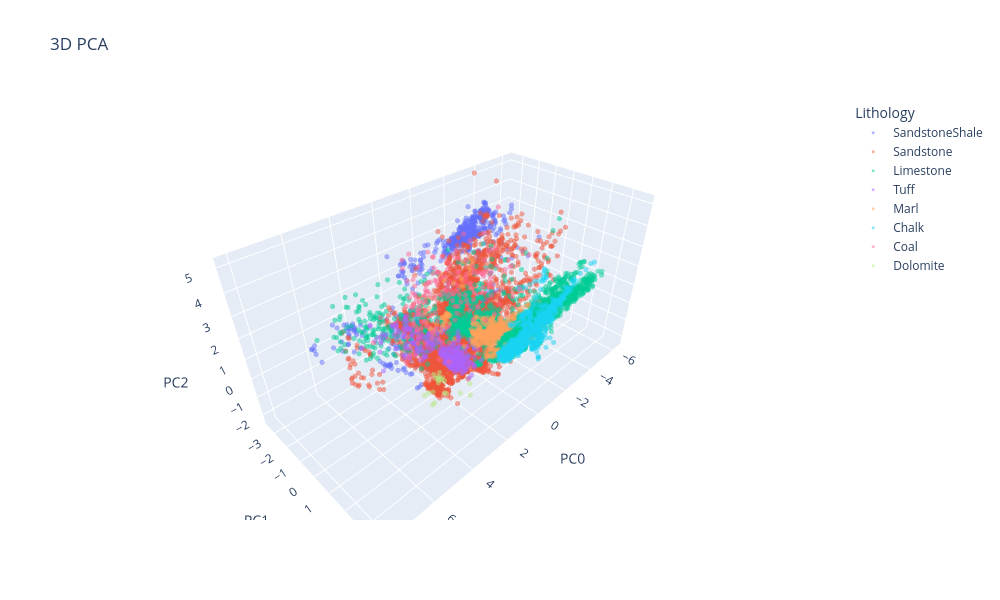

Here is the notebook cell this chart was saved with:
### Markdown cell above
#### 4.2 PCA with 3 components

### Code cell
import plotly.express as px
from sklearn.decomposition import PCA

PCA_3components = PCA(n_components=3)

# Project the original data into the PCA space
Result = PCA_3components.fit_transform(DF_scaled)

# Create a DataFrame with the PCA results
pca_df = pd.DataFrame(Result, columns=['PC0', 'PC1', 'PC2'])

# Print the explained variance ratio
print("The explained variance ratio:", PCA_3components.explained_variance_ratio_)
# Print the explained variance
print("The eigenvalues:", PCA_3components.explained_variance_)

# Plot the PCA results in 3D
fig = px.scatter_3d(
    x=Result[:, 0],
    y=Result[:, 1],
    z=Result[:, 2],
    color=DFLabel.astype(str),
    labels={'x': 'PC0', 'y': 'PC1', 'z': 'PC2', 'color': 'Lithology'},
    title='3D PCA',
    width=1000,
    height=600
)
fig.update_traces(marker=dict(size=3, opacity=0.5))

fig.show()

### Figure 1 — Plotly figure (JSON) as saved in the notebook; plotly's stock layout.template omitted (floating-point values rounded to 4 significant figures; data arrays with more than 128 entries replaced by an {"elided": "..."} marker saying what was removed)
{"data": [{"hovertemplate": "Lithology=SandstoneShale<br>PC0=%{x}<br>PC1=%{y}<br>PC2=%{z}<extra></extra>", "legendgroup": "SandstoneShale", "marker": {"color": "#636efa", "opacity": 0.5, "size": 3, "symbol": "circle"}, "mode": "markers", "name": "SandstoneShale", "scene": "scene", "showlegend": true, "type": "scatter3d", "x": {"elided": "2008 float values"}, "y": {"elided": "2008 float values"}, "z": {"elided": "2008 float values"}}, {"hovertemplate": "Lithology=Sandstone<br>PC0=%{x}<br>PC1=%{y}<br>PC2=%{z}<extra></extra>", "legendgroup": "Sandstone", "marker": {"color": "#EF553B", "opacity": 0.5, "size": 3, "symbol": "circle"}, "mode": "markers", "name": "Sandstone", "scene": "scene", "showlegend": true, "type": "scatter3d", "x": {"elided": "4873 float values"}, "y": {"elided": "4873 float values"}, "z": {"elided": "4873 float values"}}, {"hovertemplate": "Lithology=Limestone<br>PC0=%{x}<br>PC1=%{y}<br>PC2=%{z}<extra></extra>", "legendgroup": "Limestone", "marker": {"color": "#00cc96", "opacity": 0.5, "size": 3, "symbol": "circle"}, "mode": "markers", "name": "Limestone", "scene": "scene", "showlegend": true, "type": "scatter3d", "x": {"elided": "2333 float values"}, "y": {"elided": "2333 float values"}, "z": {"elided": "2333 float values"}}, {"hovertemplate": "Lithology=Tuff<br>PC0=%{x}<br>PC1=%{y}<br>PC2=%{z}<extra></extra>", "legendgroup": "Tuff", "marker": {"color": "#ab63fa", "opacity": 0.5, "size": 3, "symbol": "circle"}, "mode": "markers", "name": "Tuff", "scene": "scene", "showlegend": true, "type": "scatter3d", "x": {"elided": "360 float values"}, "y": {"elided": "360 float values"}, "z": {"elided": "360 float values"}}, {"hovertemplate": "Lithology=Marl<br>PC0=%{x}<br>PC1=%{y}<br>PC2=%{z}<extra></extra>", "legendgroup": "Marl", "marker": {"color": "#FFA15A", "opacity": 0.5, "size": 3, "symbol": "circle"}, "mode": "markers", "name": "Marl", "scene": "scene", "showlegend": true, "type": "scatter3d", "x": {"elided": "397 float values"}, "y": {"elided": "397 float values"}, "z": {"elided": "397 float values"}}, {"hovertemplate": "Lithology=Chalk<br>PC0=%{x}<br>PC1=%{y}<br>PC2=%{z}<extra></extra>", "legendgroup": "Chalk", "marker": {"color": "#19d3f3", "opacity": 0.5, "size": 3, "symbol": "circle"}, "mode": "markers", "name": "Chalk", "scene": "scene", "showlegend": true, "type": "scatter3d", "x": {"elided": "811 float values"}, "y": {"elided": "811 float values"}, "z": {"elided": "811 float values"}}, {"hovertemplate": "Lithology=Coal<br>PC0=%{x}<br>PC1=%{y}<br>PC2=%{z}<extra></extra>", "legendgroup": "Coal", "marker": {"color": "#FF6692", "opacity": 0.5, "size": 3, "symbol": "circle"}, "mode": "markers", "name": "Coal", "scene": "scene", "showlegend": true, "type": "scatter3d", "x": {"elided": "171 float values"}, "y": {"elided": "171 float values"}, "z": {"elided": "171 float values"}}, {"hovertemplate": "Lithology=Dolomite<br>PC0=%{x}<br>PC1=%{y}<br>PC2=%{z}<extra></extra>", "legendgroup": "Dolomite", "marker": {"color": "#B6E880", "opacity": 0.5, "size": 3, "symbol": "circle"}, "mode": "markers", "name": "Dolomite", "scene": "scene", "showlegend": true, "type": "scatter3d", "x": [3.429, 3.888, 4.634, 5.418, 4.174, 4.071, 4.237, 4.572, 4.743, 4.889, 4.103, 3.946, 3.906, 3.875, 3.771, 3.751, 5.029, 4.783, 4.856, 5.045, 4.448, 3.702], "y": [3.226, 3.171, 3.158, 3.048, 2.361, 2.357, 2.414, 2.489, 2.753, 2.813, 2.045, 2.043, 2.056, 2.081, 2.133, 2.216, 2.78, 2.931, 3.179, 3.474, 3.052, 3.456], "z": [0.5039, 0.8906, 1.391, 1.749, 1.136, 1.147, 1.101, 0.9344, 0.7045, 0.764, 1.179, 0.9031, 0.8926, 0.9492, 0.8527, 0.7436, 1.413, 1.999, 2.484, 2.467, 1.176, 1.404]}], "layout": {"height": 600, "legend": {"title": {"text": "Lithology"}, "tracegroupgap": 0}, "scene": {"domain": {"x": [0, 1], "y": [0, 1]}, "xaxis": {"title": {"text": "PC0"}}, "yaxis": {"title": {"text": "PC1"}}, "zaxis": {"title": {"text": "PC2"}}}, "title": {"text": "3D PCA"}, "width": 1000}}
